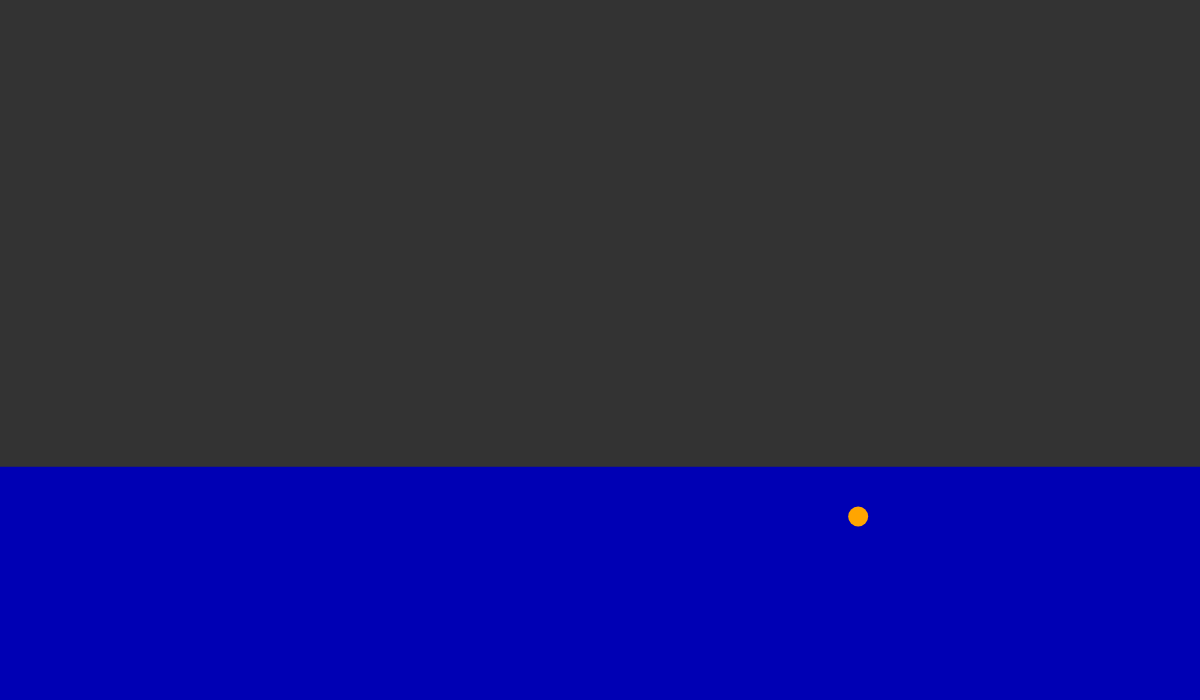
Frame 1 (no input)
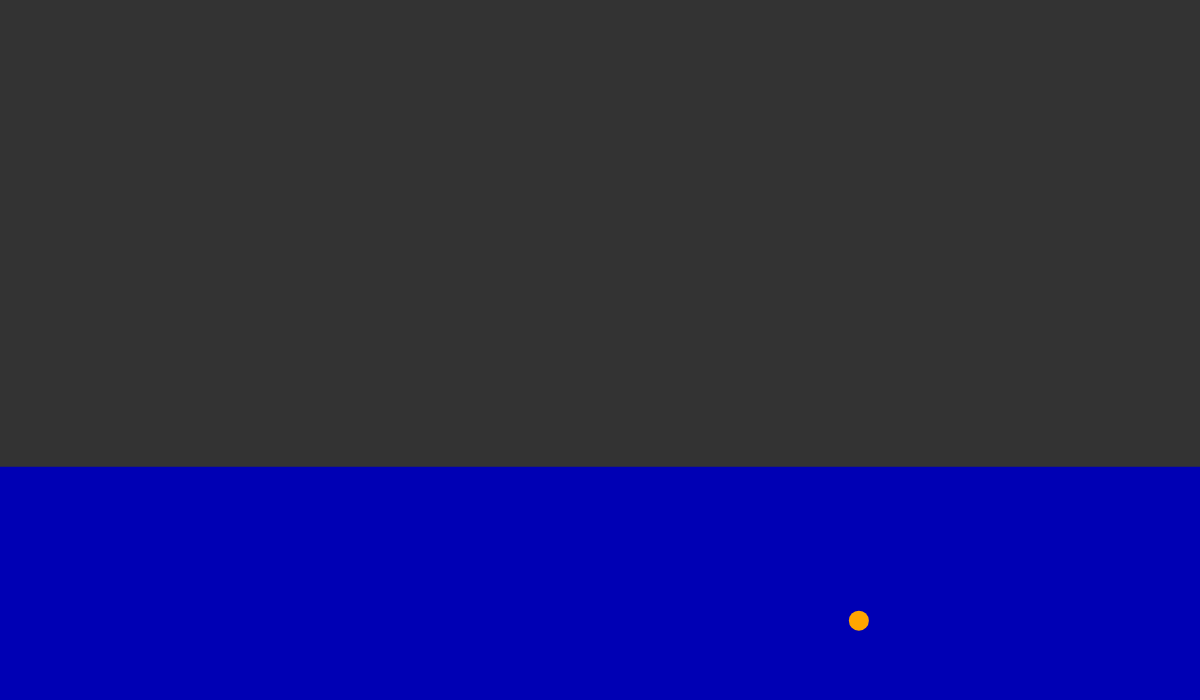
Frame 60 (no input)
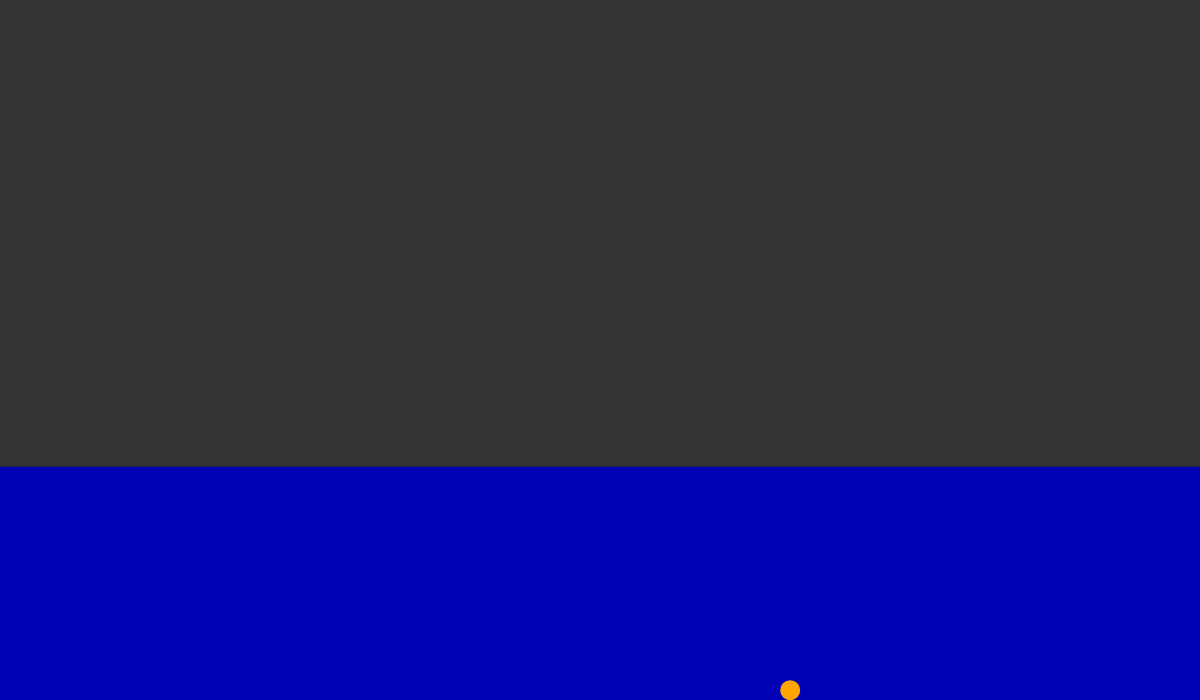
Frame 120 (the mouse pressed at the canvas centre since frame 60)

The p5.js sketch that drew these frames (run headless with seeded random() and noise() and a simulated clock; from frame 60 on, the mouse is pressed at the canvas centre):

// p5.js sketch
// ── sketch.js
/* Aplicación que simula un ecosistema acuático y aereo donde hay peces en 
el agua y un ave que vuela y busca zambullirse para alimentarse.*/

let pez;
let mundoPezW;
let mundoPezH;  

function setup() {
  createCanvas(1200, 700);
  mundoPezW = createVector(0, width);
  mundoPezH = createVector(height - height / 3, height);
  pez = new SerVivo(mundoPezW, mundoPezH, 20, [255, 165, 0]);
}

function draw() {
  background(51);
  //El agua
  noStroke();
  fill(0, 0, 180);
  rect(0, height - height / 3, width, height);
  //pescado
  pez.moverse();
  pez.mostrar();
}

// ── seres.js
/* Clase base que crea los seres del ecosistema*/

class SerVivo{
    /*los parámetros del constructor son dos vectores  que poseen las 
    dimensiones donde se puede habitar */ 
    constructor(mundoW, mundoH, tamano = 5, colour, velMaxima = 1){
        this.posicion = createVector(random(mundoW.x, mundoW.y), 
                                     random(mundoH.x, mundoH.y))
        this.tamano = tamano;
        this.colour = colour;
        this.velocidad =  createVector(0, 0);
        this.aceleracion = createVector(0, 0);
        this.velMaxima = velMaxima;
        this.limVertical = mundoH;
        this.limHorizontal = mundoW;
        this.tx = 0;
        this.ty = 10000;                                    
    }
    mostrar(){
        fill(this.colour[0], this.colour[1], this.colour[2]);
        circle(this.posicion.x, this.posicion.y, this.tamano);
    }
    moverse(){
        this.limitarHabitad();
        this.aceleracion.x = map(noise(this.tx), 0, 1, -2, 2);
        this.aceleracion.y = map(noise(this.ty), 0, 1, -2, 2) 
        this.aceleracion.mult(random(2));
        this.limitarVel();
        this.velocidad.add(this.aceleracion);
        this.posicion.add(this.velocidad);
        this.tx += 0.01;
        this.ty += 0.01;        
    }
    limitarVel(){
        //debido a la aceleracción aumenta la velocidad, se debe capar. 
        if(this.velocidad.mag() > this.velMaxima){
            this.velocidad.normalize();
            this.velocidad.mult(this.velMaxima);
        }
    }
    limitarHabitad(){
        /*Si se sale de algún borde aparece en el opuesto. Se debe alterar la posición
        también para que haga el giro en la otra dirección*/
        const limRadio = this.tamano / 2;
        const maxLimX = this.limHorizontal.y - limRadio;
        const minLimX = this.limHorizontal.x + limRadio;
        const maxLimY = this.limVertical.y - limRadio;
        const minLimY = this.limVertical.x + limRadio;         
        if(Math.floor(this.posicion.x) >= maxLimX){
            this.posicion.x = maxLimX;
            this.velocidad.x *= -1;            
        }
        if(Math.floor(this.posicion.x) <= minLimX ){
            this.posicion.x = minLimX;            
            this.velocidad.x *= -1;           
        }
        if(Math.floor(this.posicion.y) >= maxLimY){
            this.posicion.y = maxLimY; 
            this.velocidad.y *= -1;
        }
        if(Math.floor(this.posicion.y) <= minLimY){
            this.posicion.y = minLimY;
            this.velocidad.y *= -1;
        }   
    }          
    
}
// ── style.css
html, body {
  margin: 0;
  padding: 0;
  display: flex;
  align-items: center;
  justify-content: center;
  height: 99dvh;
}

canvas {
  display: block;
}
